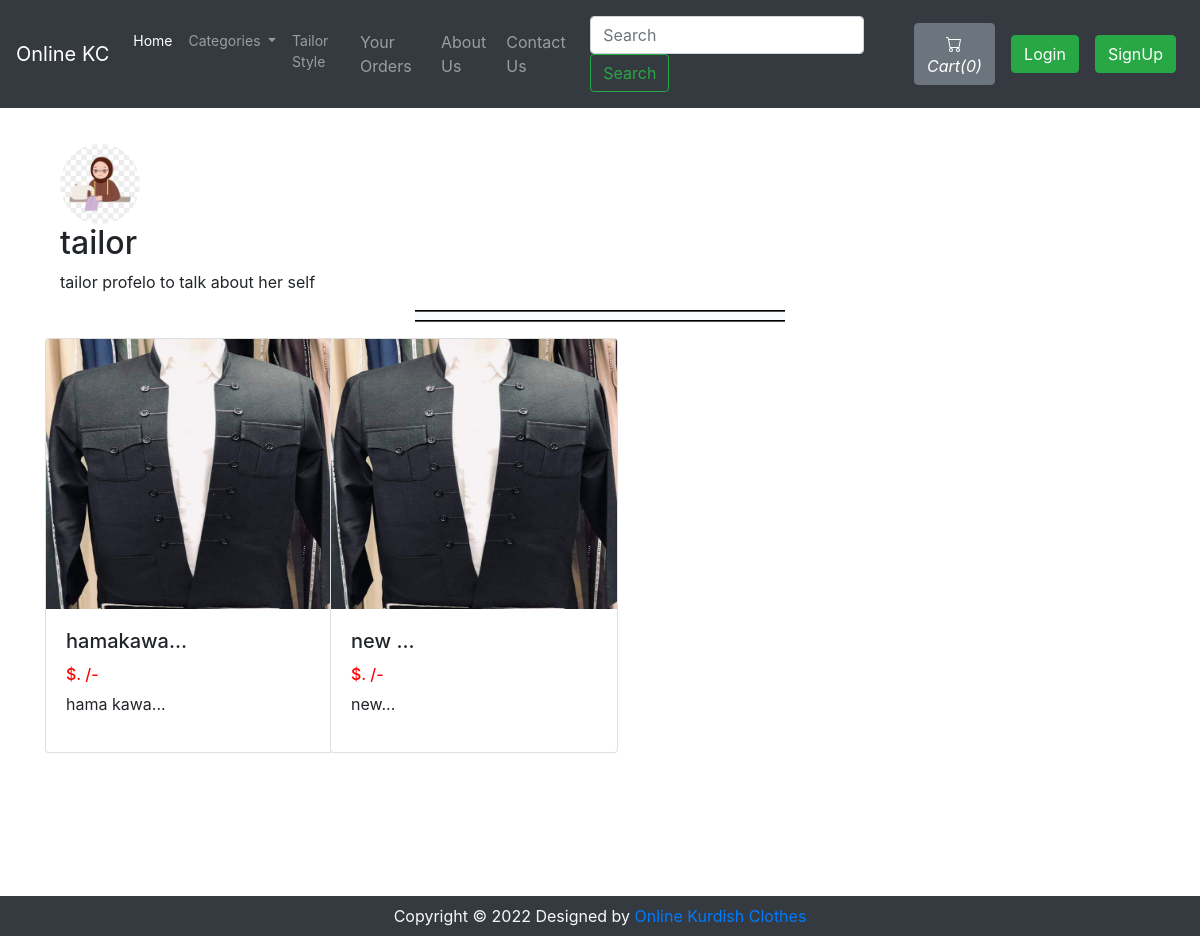
The page /Tailorpage.php?tailorId=1 on the database its author committed.
### tables this page shows
CREATE TABLE `sitedetail` (
  `tempId` int(11) NOT NULL,
  `systemName` varchar(21) NOT NULL,
  `email` varchar(35) NOT NULL,
  `contact1` bigint(21) NOT NULL,
  `contact2` bigint(21) DEFAULT NULL COMMENT 'Optional',
  `address` text NOT NULL,
  `dateTime` datetime NOT NULL DEFAULT current_timestamp()
);

CREATE TABLE `tailorregester` (
  `id` int(11) NOT NULL,
  `username` varchar(21) NOT NULL,
  `firstName` varchar(21) NOT NULL,
  `lastName` varchar(21) NOT NULL,
  `email` varchar(21) NOT NULL,
  `phone` bigint(11) NOT NULL,
  `password` varchar(255) NOT NULL,
  `joinDate` datetime NOT NULL DEFAULT current_timestamp(),
  `facebooklink` text NOT NULL,
  `instalink` text NOT NULL,
  `file` text NOT NULL,
  `gender` varchar(255) NOT NULL,
  `about` text NOT NULL,
  `accept` int(11) NOT NULL DEFAULT 0
);

CREATE TABLE `tailorpost` (
  `id` int(11) NOT NULL,
  `name` varchar(255) NOT NULL,
  `title` text NOT NULL,
  `img` text NOT NULL,
  `tailorId` int(11) NOT NULL,
  `gender` varchar(255) NOT NULL
);

### Tailorpage.php (the view, shortened to what this page needs)
<!doctype html>
<html lang="en">
<head>
    <link rel="stylesheet" href="https://stackpath.bootstrapcdn.com/bootstrap/4.4.1/css/bootstrap.min.css">
    <link rel="stylesheet" href="https://use.fontawesome.com/releases/v5.8.2/css/all.css">
</head>
<body>
    <?php include 'partials/_dbconnect.php';?>
    <?php require 'partials/_nav.php' ?>
     <?php
        $id = $_GET['tailorId'];
        $sql = "SELECT * FROM `tailorregester` WHERE id = $id";
        $result = mysqli_query($conn, $sql);
        while($row = mysqli_fetch_assoc($result)){
            $name = $row['username'];
            $title = $row['about'];
            $img= $row['file'];
    ?>
    <div style="padding-left:5%;padding-Top:3%">
              <img src="./Tailorpanel/uploads/<?php echo $img ?>" width="7%" height="6%"  style="background-size:contain; max-height: 500;   border-radius: 70%;"
             alt="image for this item">
        <h2><?php echo $name ?></h2>
        <p><?php echo $title ?></p>
    </div>
    <?php } ?>
    <div class="container my-3" id="cont">
        <div class="col-lg-4 text-center bg-light my-3" style="margin:auto;border-top: 2px groove black;border-bottom: 2px groove black;">
        </div>
        <div class="row">
        <?php
            $id = $_GET['tailorId'];
            $sql = "SELECT * FROM `tailorpost` WHERE tailorId = $id";
            $result = mysqli_query($conn, $sql);
            while($row = mysqli_fetch_assoc($result)){
                $itemName = $row['name'];
                $itemPrice = $row['itemPrice'];
                $itemDesc = $row['title'];
                echo '<div class="col-xs-3 col-sm-3 col-md-3">
                        <div class="card" style="width: 18rem;">
                            <img src="./Tailorpanel/uploads/men.jpg" class="card-img-top" alt="image for this item" width="249px" height="270px">
                            <div class="card-body">
                                <h5 class="card-title">' . substr($itemName, 0, 20). '...</h5>
                                <h6 style="color: #ff0000">$. '.$itemPrice. '/-</h6>
                                <p class="card-text">' . substr($itemDesc, 0, 29). '...</p>
                                <div class="row justify-content-center">';
                            echo '</form>
                                </div>
                            </div>
                        </div>
                    </div>';
            }
            ?>
        </div>
    </div>
    <?php require 'partials/_footer.php' ?>
</body>
</html>

### partials/_nav.php (shortened to what this page needs)
<?php
if (isset($_SESSION['loggedin']) && $_SESSION['loggedin'] == true) {
    $loggedin = true;
    $userId = $_SESSION['userId'];
    $username = $_SESSION['username'];
} else {
    $loggedin = false;
    $userId = 0;
}
$sql = 'SELECT * FROM `sitedetail`';
$result = mysqli_query($conn, $sql);
$row = mysqli_fetch_assoc($result);
$systemName = $row['systemName'];
echo '<nav class="navbar navbar-expand-lg navbar-dark bg-dark">
      <a class="navbar-brand" href="index.php">' .
    $systemName .
    '</a>
      <div class="collapse navbar-collapse" id="navbarSupportedContent">
        <ul class="navbar-nav mr-auto">
          <li class="nav-item active">
            <a class="nav-link" href="index.php" style="font-size: 14px">Home <span class="sr-only">(current)</span></a>
          </li>
          <li class="nav-item dropdown">
            <a class="nav-link dropdown-toggle" href="#" id="navbarDropdown" role="button" data-toggle="dropdown" aria-haspopup="true" aria-expanded="false" style="font-size: 14px">
              Categories
            </a>
      </ul>
   <div class="dropdown-menu" aria-labelledby="navbarDropdown">';
echo '</div>
          </li>
          <li class="nav-item" style="font-size: 14px">
            <a class="nav-link" href="tailorstyle.php">Tailor Style</a>
          </li>
          <li class="nav-item">
            <a class="nav-link" href="viewOrder.php">Your Orders</a>
          </li>
          <li class="nav-item">
            <a class="nav-link" href="about.php">About Us</a>
          </li>
          <li class="nav-item">
            <a class="nav-link" href="contact.php">Contact Us</a>
          </li>
        </ul>
        <form method="get" action="/OnlineKC/search.php" class="form-inline my-2 my-l g-0 mx-3">
          <input class="form-control mr-sm-2" type="search" name="search" id="search" placeholder="Search" aria-label="Search" required>
          <button class="btn btn-outline-success my-2 my-sm-0" type="submit">Search</button>
        </form>';
$countsql = "SELECT SUM(`itemQuantity`) FROM `viewcart` WHERE `userId`=$userId";
$countresult = mysqli_query($conn, $countsql);
$countrow = mysqli_fetch_assoc($countresult);
$count = $countrow['SUM(`itemQuantity`)'];
if (!$count) {
    $count = 0;
}
echo '<a href="viewCart.php"><button type="button" class="btn btn-secondary mx-2" title="MyCart">
          <svg xmlns="img/cart.svg" width="16" height="16" fill="currentColor" class="bi bi-cart" viewBox="0 0 16 16">
            <path d="M0 1.5A.5.5 0 0 1 .5 1H2a.5.5 0 0 1 .485.379L2.89 3H14.5a.5.5 0 0 1 .491.592l-1.5 8A.5.5 0 0 1 13 12H4a.5.5 0 0 1-.491-.408L2.01 3.607 1.61 2H.5a.5.5 0 0 1-.5-.5zM3.102 4l1.313 7h8.17l1.313-7H3.102zM5 12a2 2 0 1 0 0 4 2 2 0 0 0 0-4zm7 0a2 2 0 1 0 0 4 2 2 0 0 0 0-4zm-7 1a1 1 0 1 1 0 2 1 1 0 0 1 0-2zm7 0a1 1 0 1 1 0 2 1 1 0 0 1 0-2z"/>
          </svg>
          <i class="bi bi-cart">Cart(' .
    $count .
    ')</i>
        </button></a>';
if ($loggedin) {
    echo '<ul class="navbar-nav mr-2">
            <li class="nav-item dropdown">
              <a class="nav-link dropdown-toggle" href="#" id="navbarDropdown" role="button" data-toggle="dropdown"> Welcome ' .
        $username .
        '</a>
              <div class="dropdown-menu" aria-labelledby="navbarDropdown">
                <a class="dropdown-item" href="partials/_logout.php">Logout</a>
              </div>
            </li>
          </ul>
          <div class="text-center image-size-small position-relative">
            <a href="viewProfile.php"><img src="img/person-' .
        $userId .
        '.jpg" class="rounded-circle" onError="this.src = \'img/profilePic.jpg\'" style="width:40px; height:40px"></a>
          </div>';
} else {
    echo '
          <button type="button" class="btn btn-success mx-2"  data-toggle="modal" data-target="#loginModal">Login</button>
          <button type="button" class="btn btn-success mx-2"  data-toggle="modal" data-target="#signupModal">SignUp</button>';
}
echo '</div>
    </nav>';
?>

### Tailorpage.php (style rules this page uses)
#cont { min-height : 570px; }

### rows shown on the page
sitedetail: systemName "Online KC"
tailorregester: file (picture), username "tailor", about "tailor profelo to talk about her self"
tailorpost: name "hamakawa", title "hama kawa"
tailorpost: name "new", title "new"

### other values the page prints
$count "0"
